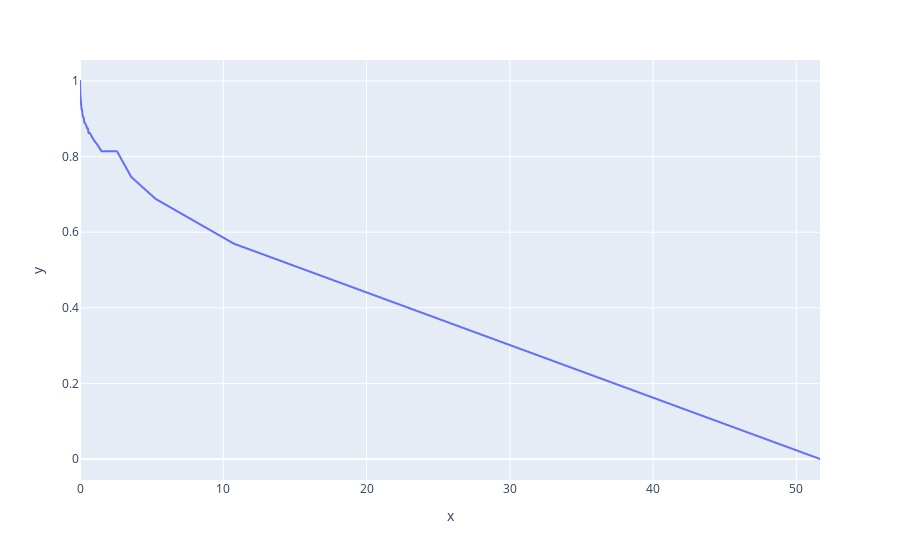

Here is the notebook cell this chart was saved with:
### Code cell
px.line(x=ccp_alpha,y=train_accuracies)

### Figure 1 — Plotly figure (JSON) as saved in the notebook; plotly's stock layout.template omitted (floating-point values rounded to 4 significant figures; data arrays with more than 128 entries replaced by an {"elided": "..."} marker saying what was removed)
{"data": [{"hovertemplate": "x=%{x}<br>y=%{y}<extra></extra>", "legendgroup": "", "line": {"color": "#636efa", "dash": "solid"}, "marker": {"symbol": "circle"}, "mode": "lines", "name": "", "showlegend": false, "type": "scattergl", "x": {"elided": "2063 float values"}, "xaxis": "x", "y": {"elided": "2063 float values"}, "yaxis": "y"}], "layout": {"legend": {"tracegroupgap": 0}, "margin": {"t": 60}, "xaxis": {"anchor": "y", "domain": [0, 1], "title": {"text": "x"}}, "yaxis": {"anchor": "x", "domain": [0, 1], "title": {"text": "y"}}}}
